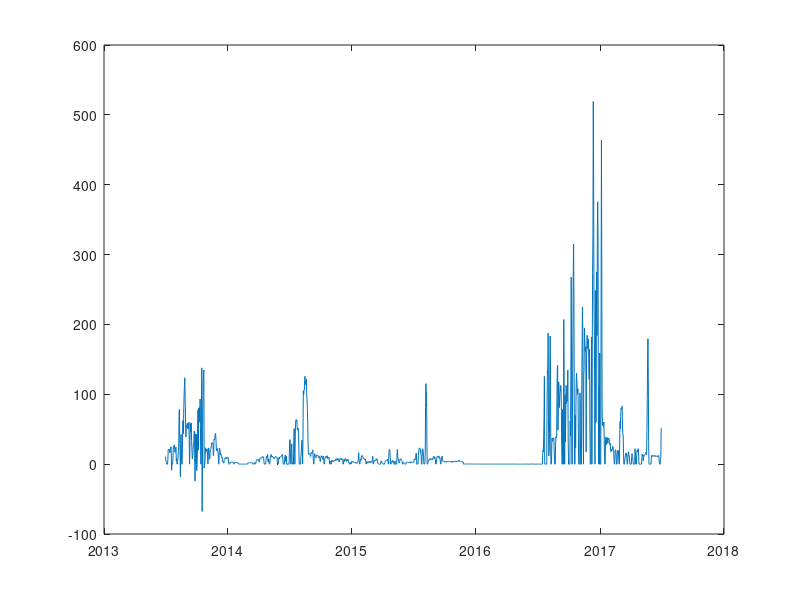
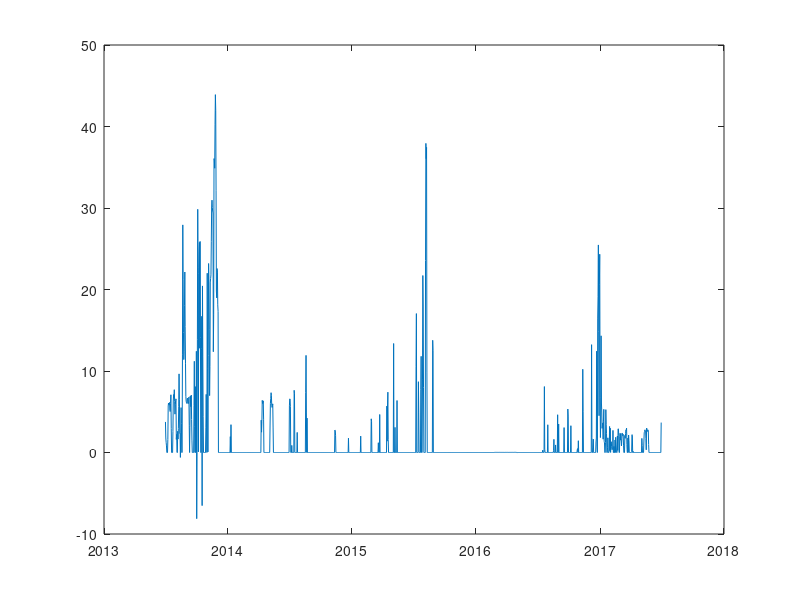
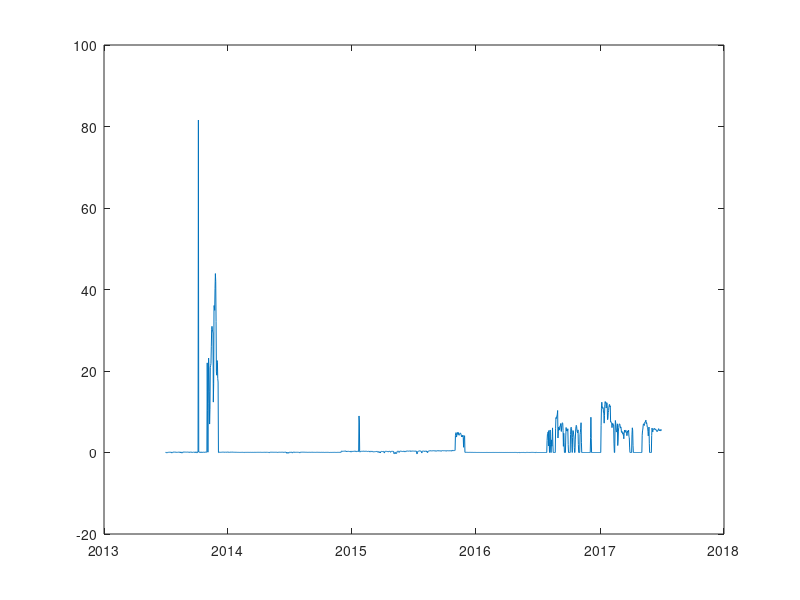
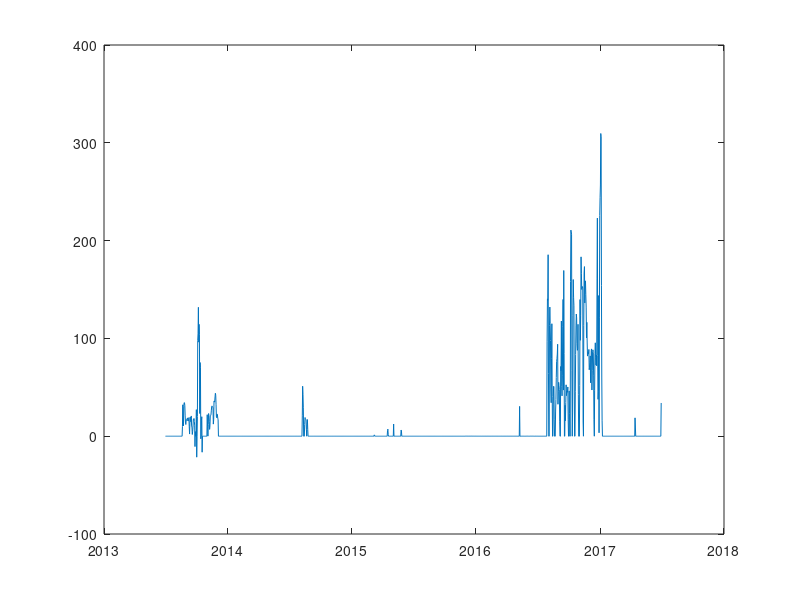

Here is the MATLAB script that generated these plots, in order:
clear all; close all;

load barrages_daily.mat;
load barrage_2017.mat;

plot(barrages_daily.Tauwitchere.Date,barrages_daily.Tauwitchere.Flow);hold on
plot(bar.Tauwitchere.Date,bar.Tauwitchere.Flow,'--');

oS = fieldnames(barrages_daily);
% 
for i = 1:length(oS)
    
    
    sss = find(barrages_daily.(oS{i}).Date < bar.(oS{i}).Date(1));
    
    mflow = [barrages_daily.(oS{i}).Flow(sss);bar.(oS{i}).Flow];
    mDate = [barrages_daily.(oS{i}).Date(sss)';bar.(oS{i}).Date];
    
    fid = fopen([oS{i},'_Flow.csv'],'wt');
    fprintf(fid,'Time,Q\n');
    for j = 1:length(mDate)
        fprintf(fid,'%s,%4.4f\n',datestr(mDate(j),'dd/mm/yyyy HH:MM:SS'),mflow(j));
    end
    fclose(fid);
    figure;
    plot(mDate,mflow);datetick('x');saveas(gcf,[oS{i},'.png']);close;
end